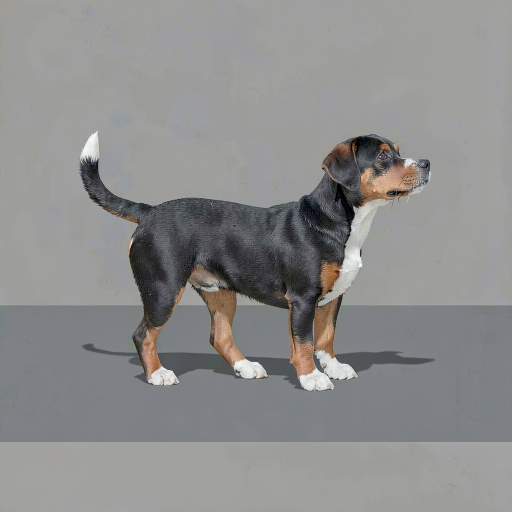
#> input picture data/controlled_source_attributes_v1/references/animal/flux2_beagle_photorealistic_four_limb_single_tail_d2855c20/frame_0000.png, 1024 x 1024 px (shown at 1/2 size)
$ python color_correct_diffuse.py --input ../data/controlled_source_attributes_v1/references/animal/flux2_beagle_photorealistic_four_limb_single_tail_d2855c20/frame_0000.png --output out.png
#> lines starting #> are read from the running program, lines starting #| are printed output that depends on the picture; after the words box and inside, x2 and y2 are one past the last pixel; in counts of white or black regions, pixels touching at a corner belong together
"""Post-process a Hunyuan-baked diffuse to remove the systematic blue
tint that Hunyuan's multiview diffusion introduces.

Root cause (documented 2026-07-05): Hunyuan3D-Paint's multiview diffusion
consistently outputs BGR ~(80, 40, 20) instead of black ~(15, 15, 15) for
areas that should be black in the reference. Reason is SDXL-lineage
diffusion prior baking a cool-sky lighting bias into "black" surfaces.

Two techniques, applied in order:
  1. Gray-world white balance: rescale each channel so the mean of the
     non-black pixels equals gray. Removes global blue cast.
  2. Optional target-color anchor: if --reference is passed, compute a
     saturation-value histogram from the reference image and reshape the
     diffuse to match (roughly). Not needed if step 1 is sufficient.

Also does a gentle contrast lift so the "black" areas actually read
as black in-engine.

Usage:
  tools/color_correct_diffuse.py \\
    --input /path/hy3d_diffuse.jpg \\
    --output /path/hy3d_diffuse_corrected.png \\
    [--reference /path/collie_clean.png] \\
    [--strength 1.0]

Prints COLOR_CORRECT_OK <stats>.
"""
import argparse
import os
import sys

import cv2
import numpy as np


def parse_args():
    p = argparse.ArgumentParser()
    p.add_argument("--input", required=True)
    p.add_argument("--output", required=True)
    p.add_argument("--reference", default=None,
                   help="Optional target reference image for color-histogram matching.")
    p.add_argument("--strength", type=float, default=1.0,
                   help="Correction strength 0..1. 0 = passthrough, 1 = full gray-world.")
    p.add_argument("--black-threshold", type=int, default=40,
                   help="Below this per-channel mean, treat pixel as background/unpainted "
                        "(skipped in white-balance mean computation).")
    p.add_argument("--contrast-lift", type=float, default=1.15,
                   help="Multiply channels by this to lift blacks toward true black.")
    p.add_argument("--saturation-boost", type=float, default=0.7,
                   help="Multiply HSV saturation by this to de-saturate the bluish cast. "
                        "1.0 = keep, <1 = desaturate (removes the color cast).")
    return p.parse_args()


def gray_world_balance(img, strength=1.0, black_threshold=40):
    """Rescale each BGR channel so its mean (over the non-background pixels)
    matches the average of all three channels.

    Args:
      img: HxWx3 uint8 BGR
      strength: 0 = no correction, 1 = full gray-world.
      black_threshold: pixels darker than this in ALL channels are
        excluded (they're probably background, not the dog surface).
    """
    # Mask of "surface" pixels — brighter than the black threshold in at
    # least one channel
    mask = (img.max(axis=2) > black_threshold)
    if mask.sum() < 100:
        return img.copy()

    # Per-channel mean over surface pixels
    means = np.array([img[..., c][mask].mean() for c in range(3)], dtype=np.float64)
    target = means.mean()   # want all channels equal
    # Scaling factor per channel; lerp toward 1.0 by (1-strength)
    scale = target / np.maximum(means, 1e-6)
    scale = 1.0 + strength * (scale - 1.0)
    out = img.astype(np.float64)
    for c in range(3):
        out[..., c] = out[..., c] * scale[c]
    return np.clip(out, 0, 255).astype(np.uint8)


def desaturate_hsv(img, factor=0.7):
    """Multiply the HSV saturation by `factor` (0..1) to remove color cast
    on surfaces that should be neutral."""
    hsv = cv2.cvtColor(img, cv2.COLOR_BGR2HSV).astype(np.float64)
    hsv[..., 1] = hsv[..., 1] * factor
    hsv = np.clip(hsv, 0, 255).astype(np.uint8)
    return cv2.cvtColor(hsv, cv2.COLOR_HSV2BGR)


def contrast_lift_blacks(img, factor=1.15):
    """Push darker pixels toward pure black.

    We compute the per-pixel lightness, subtract a floor, multiply, then
    add back. Keeps bright pixels roughly unchanged but crushes dark ones.
    """
    out = img.astype(np.float64)
    # Simple black-point remap: subtract 20, multiply, clip.
    out = (out - 20) * factor
    return np.clip(out, 0, 255).astype(np.uint8)


def main():
    args = parse_args()
    img = cv2.imread(args.input)
#> img is the input picture: shape (1024, 1024, 3); mean B, G, R 140.7, 140.9, 140.9
    if img is None:
        print(f"COLOR_CORRECT_FAIL could not read {args.input}")
        sys.exit(1)
    h, w = img.shape[:2]
#> h = 1024; w = 1024

    # Stats BEFORE
    mask_pre = (img.max(axis=2) > args.black_threshold)
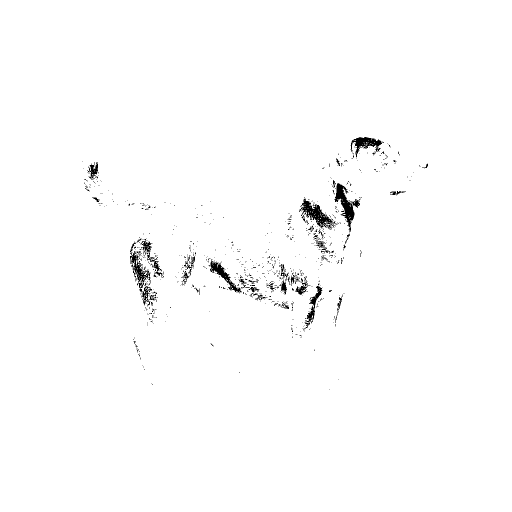
#> mask_pre: shape (1024, 1024) bool (shown at 1/2 size); 98.8% white; 720 black regions (667 under 20 px), largest, box (x1, y1, x2, y2) and area: (598, 397, 673, 459) 1490, (669, 366, 709, 464) 1427, (701, 274, 768, 314) 1037
    means_pre = tuple(round(float(img[..., c][mask_pre].mean()), 1) for c in range(3))
#> means_pre = (142.1, 142.3, 142.4)

    # 1. Gray-world white balance
    corrected = gray_world_balance(img, strength=args.strength,
                                    black_threshold=args.black_threshold)
#> in gray_world_balance, `means = np.array([img[..., c][mask].mean() for c in range(3)], dtype=n..`: means = [142.1, 142.3, 142.4]
#> in gray_world_balance, `target = means.mean()`: target = 142.3
#> in gray_world_balance, `scale = target / np.maximum(means, 1e-6)`: scale = [1, 1, 0.999]
    # 2. Desaturate the residual cast (targets the "should be neutral" surfaces)
    if args.saturation_boost != 1.0:
        corrected = desaturate_hsv(corrected, args.saturation_boost)
#> in desaturate_hsv, `hsv = cv2.cvtColor(img, cv2.COLOR_BGR2HSV).astype(np.float64)`:
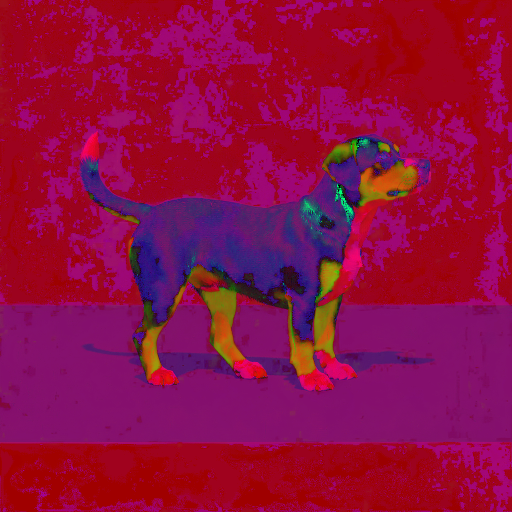
#> hsv: shape (1024, 1024, 3) float64 (shown at 1/2 size); mean B, G, R 65.5, 11.8, 143.1
#> in desaturate_hsv, `hsv[..., 1] = hsv[..., 1] * factor`:
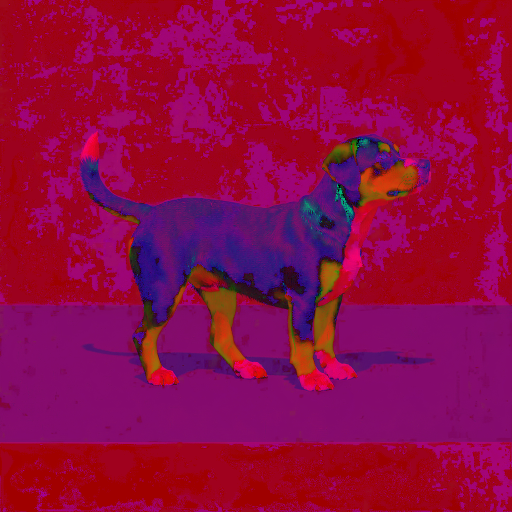
#> hsv: shape (1024, 1024, 3) float64 (shown at 1/2 size); mean B, G, R 65.5, 8.3, 143.1
    # 3. Lift blacks so they actually read as black in UE
    if args.contrast_lift != 1.0:
        corrected = contrast_lift_blacks(corrected, args.contrast_lift)

    mask_post = (corrected.max(axis=2) > args.black_threshold)
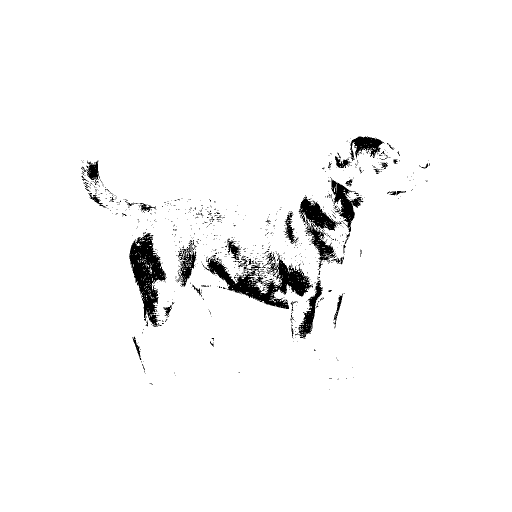
#> mask_post: shape (1024, 1024) bool (shown at 1/2 size); 96.9% white; 783 black regions (723 under 20 px), largest, box (x1, y1, x2, y2) and area: (412, 503, 626, 618) 7944, (258, 466, 333, 654) 6462, (597, 393, 683, 540) 4036
    means_post = tuple(round(float(corrected[..., c][mask_post].mean()), 1) for c in range(3))
#> means_post = (142.7, 142.2, 142.3)

    os.makedirs(os.path.dirname(args.output) or ".", exist_ok=True)
    cv2.imwrite(args.output, corrected)
    print(f"COLOR_CORRECT_OK size={w}x{h} "
          f"means_before(BGR)={means_pre} means_after(BGR)={means_post} "
          f"output={args.output}")
#| COLOR_CORRECT_OK size=1024x1024 means_before(BGR)=(142.1, 142.3, 142.4) means_after(BGR)=(142.7, 142.2, 142.3) output=out.png


if __name__ == "__main__":
    main()
